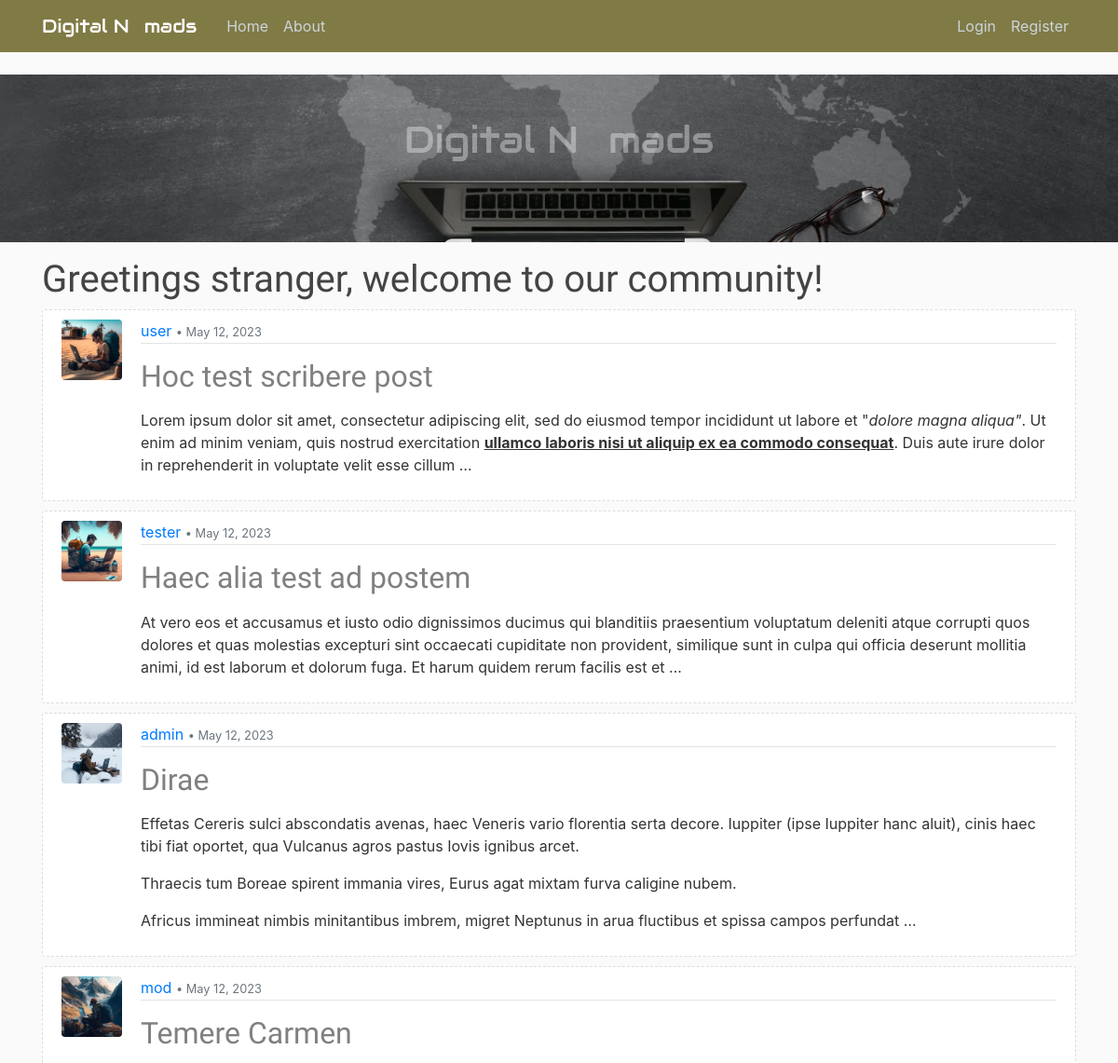
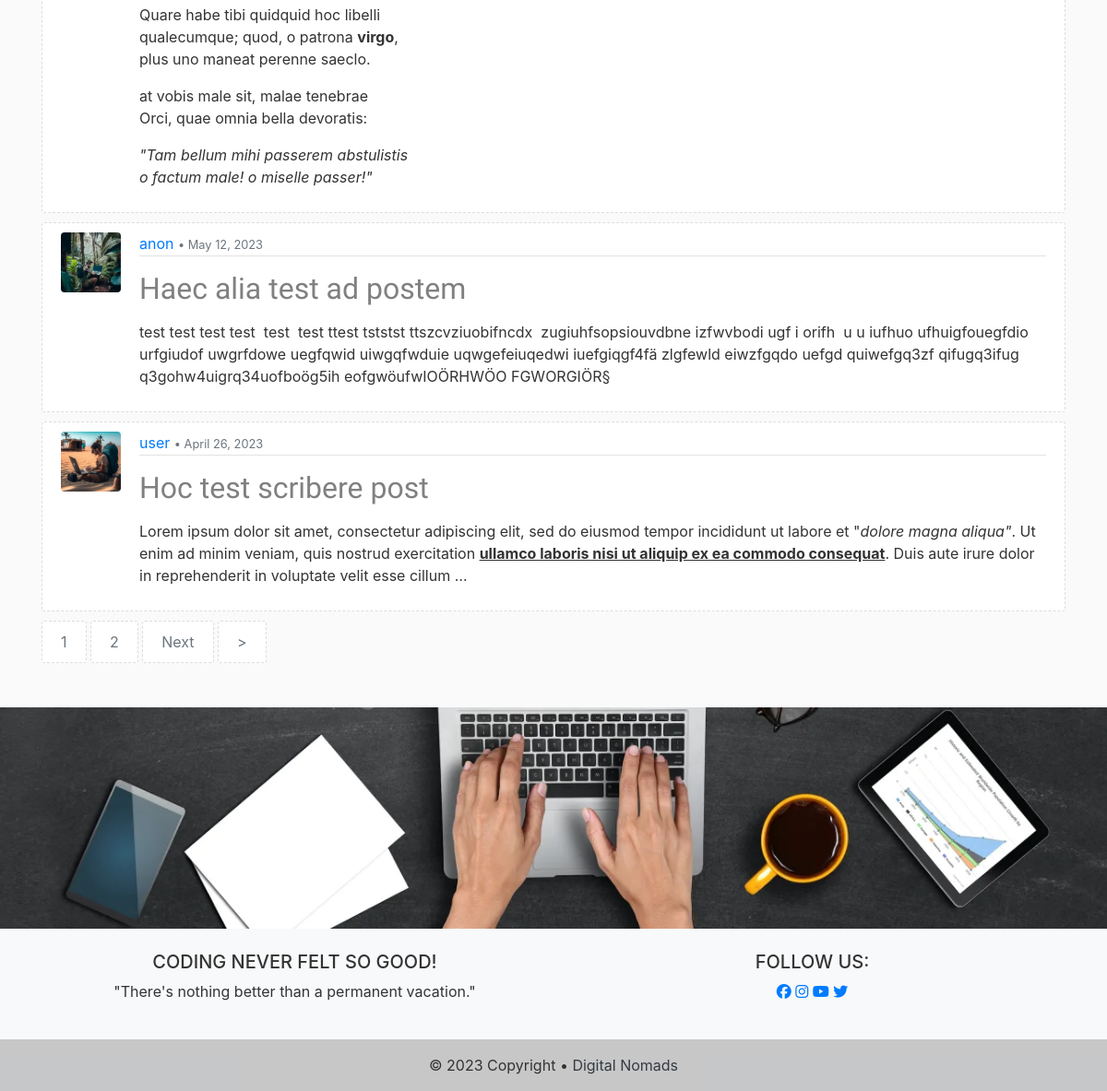
The page / on the database its author committed (2 pictures, top to bottom).
### blog/models.py (models this page shows, shortened)
class Post(models.Model):
    title = models.CharField(max_length=150)                    # Title field for 150 characters
    content = RichTextField(blank=True, null=True)                                # Text field
    date_posted = models.DateTimeField(default=timezone.now)    # Time Stamp for the defaults Time Zone
    author = models.ForeignKey(User, on_delete=models.CASCADE)  # User if User gets delete, so are its Posts
    likes = models.ManyToManyField(User, related_name='posts')

### users/models.py (models this page shows, shortened)
class Profile(models.Model):
    user = models.OneToOneField(User, on_delete=models.CASCADE)
    image = models.ImageField(default='default.png', upload_to='profile_img')

### blog/views.py (the view)
# urls.py: path('', PostListView.as_view(), name='blog-home'),
class PostListView(ListView):
    model = Post
    template_name = 'blog/home.html'
    context_object_name = 'posts'
    ordering = ['-date_posted']
    paginate_by = 6

### blog/templates/blog/home.html (shortened to what this page needs)
{% extends "blog/base.html" %}
{% block content %}
  {% if user.is_authenticated %}
    <h2>Welcome back, {{ user.username }} !</h2>
    <p>The latest posts are a follows:</p>
  {% else %}
    <h1>Greetings stranger, welcome to our community!</h1>
  {% endif %}
    {% for post in posts %}
        <article class="media panels">
          <img class="rounded img-frame" src="{{ post.author.profile.image.url }}" alt="">
          <div class="media-body">
            <div class="post-panel">
              <a href="{% url 'post-user' post.author.username %}">{{ post.author }}</a>
              <small class="text-muted">• {{ post.date_posted|date:"N d, Y" }}</small>
            </div>
            <h2><a class="title" href="{% url 'post-detail' post.id %}">{{ post.title }}</a></h2>
            <p class="post-content">{{ post.content|truncatewords_html:50|safe }}</p>
          </div>
        </article>
    {% endfor %}
    {% if is_paginated %}
      {% for num in page_obj.paginator.page_range %}
        {% if page_obj.number == num %}
          <a class="btn btn-outline-secondary mb-4 panels" href="?page={{ num }}">{{ num }}</a>
        {% elif num > page_obj.number|add:'-3' and num < page_obj.number|add:'3' %}
          <a class="btn btn-outline-secondary mb-4 panels" href="?page={{ num }}">{{ num }}</a>
        {% endif %}
      {% endfor %}
      {% if page_obj.has_next %}
        <a class="btn btn-outline-secondary mb-4 panels" href="?page={{ page_obj.next_page_number }}">Next</a>
        <a class="btn btn-outline-secondary mb-4 panels" href="?page={{ page_obj.paginator.num_pages }}">></a>
      {% endif %}
    {% endif %}
    <br>
    <br>
{% endblock %}

### blog/static/css/style.css (style rules this page uses)
body { background: #fafafa; color: #333333; margin-top: 5rem; }
.panels { background: #ffffff; padding: 10px 20px; border: 1px dashed #dddddd; border-radius: 3px; margin-bottom: 10px; }
.post-panel { color: #000000; padding-bottom: 1px; margin-bottom: 4px; border-bottom: 1px solid #e3e3e3 }
h1, h2, h3 { font-family: 'Staatliches', sans-serif; color: #444444; margin-top: 1rem; }
a.title { color: #808080; text-decoration: none; }
.post-content { white-space: pre-line; }
.img-frame { height: 65px; width: 65px; margin-right: 20px; }

### rows shown on the page
Post: author.profile.image (placeholder picture), author "user", date_posted "May 12, 2023", title "Hoc test scribere post", content "Lorem ipsum dolor sit amet, consectetur adipiscing elit, sed do eiusmod tempor incididunt ut labore et \" dolore magna aliqua\" . Ut enim ad minim veniam, quis nostrud exercitation ullamco laboris nisi ut aliquip ex ea commodo consequat . Duis aute irure dolor in reprehenderit in voluptate velit esse cillum …"
Post: author.profile.image (picture), author "tester", date_posted "May 12, 2023", title "Haec alia test ad postem", content "At vero eos et accusamus et iusto odio dignissimos ducimus qui blanditiis praesentium voluptatum deleniti atque corrupti quos dolores et quas molestias excepturi sint occaecati cupiditate non provident, similique sunt in culpa qui officia deserunt mollitia animi, id est laborum et dolorum fuga. Et harum quidem rerum facilis est et …"
Post: author.profile.image (picture), author "admin", date_posted "May 12, 2023", title "Dirae", content "Effetas Cereris sulci abscondatis avenas, haec Veneris vario florentia serta decore. Iuppiter (ipse Iuppiter hanc aluit), cinis haec tibi fiat oportet, qua Vulcanus agros pastus Iovis ignibus arcet. Thraecis tum Boreae spirent immania vires, Eurus agat mixtam furva caligine nubem. Africus immineat nimbis minitantibus imbrem, migret Neptunus in arua fluctibus et spissa campos perfundat …"
Post: author.profile.image (picture), author "mod", date_posted "May 12, 2023", title "Temere Carmen", content "Quare habe tibi quidquid hoc libelli qualecumque; quod, o patrona virgo , plus uno maneat perenne saeclo. at vobis male sit, malae tenebrae Orci, quae omnia bella devoratis: \"Tam bellum mihi passerem abstulistis o factum male! o miselle passer!\""
Post: author.profile.image (picture), author "anon", date_posted "May 12, 2023", title "Haec alia test ad postem", content "test test test test test test ttest tststst ttszcvziuobifncdx zugiuhfsopsiouvdbne izfwvbodi ugf i orifh u u iufhuo ufhuigfouegfdio urfgiudof uwgrfdowe uegfqwid uiwgqfwduie uqwgefeiuqedwi iuefgiqgf4fä zlgfewld eiwzfgqdo uefgd quiwefgq3zf qifugq3ifug q3gohw4uigrq34uofboög5ih eofgwöufwIOÖRHWÖO FGWORGIÖR§"
Post: author.profile.image (placeholder picture), author "user", date_posted "April 26, 2023", title "Hoc test scribere post", content "Lorem ipsum dolor sit amet, consectetur adipiscing elit, sed do eiusmod tempor incididunt ut labore et \" dolore magna aliqua\" . Ut enim ad minim veniam, quis nostrud exercitation ullamco laboris nisi ut aliquip ex ea commodo consequat . Duis aute irure dolor in reprehenderit in voluptate velit esse cillum …"

### other values the page prints
{{ num }} "1"
{{ num }} "2"
